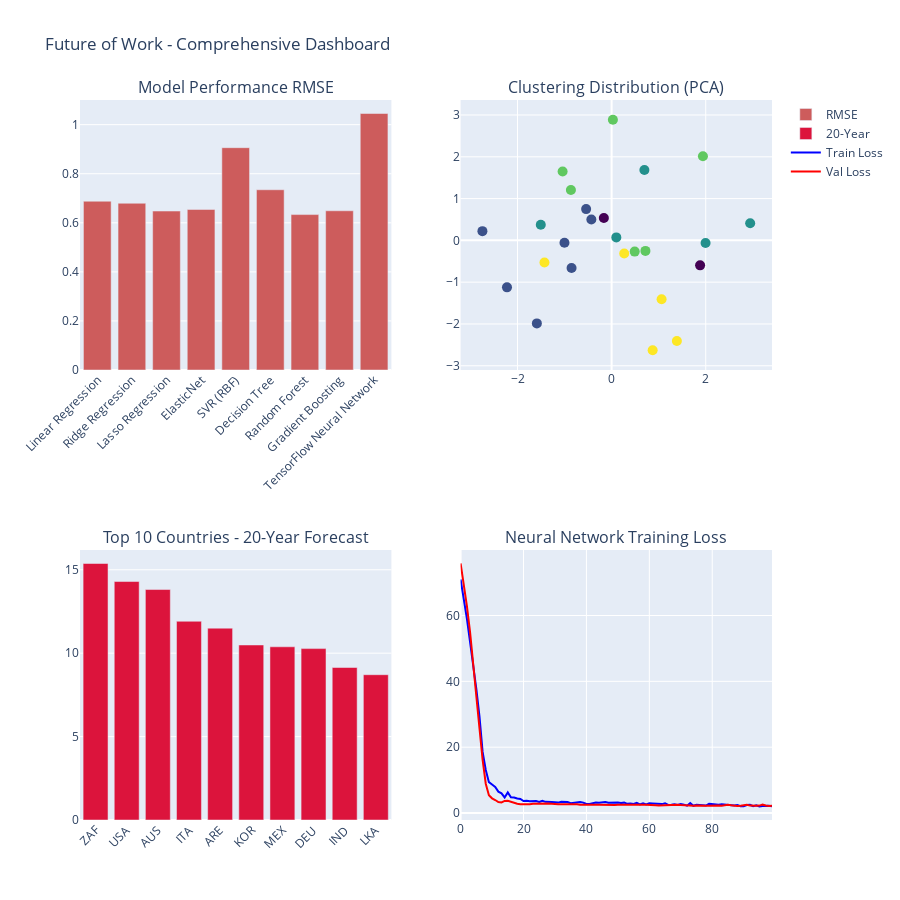

This figure's notebook cell:
### Markdown cell above
## 16. Interactive Dashboard Visualization

Create comprehensive dashboard views with Plotly.

### Code cell
# Comprehensive dashboard with subplots
fig = make_subplots(
    rows=2, cols=2,
    subplot_titles=('Model Performance RMSE', 'Clustering Distribution (PCA)', 
                    'Top 10 Countries - 20-Year Forecast', 'Neural Network Training Loss'),
    specs=[[{'type': 'bar'}, {'type': 'scatter'}],
           [{'type': 'bar'}, {'type': 'scatter'}]]
)

# 1. Model Performance RMSE
fig.add_trace(
    go.Bar(x=comparison_df['Model'], y=comparison_df['Test RMSE'], name='RMSE', marker_color='indianred'),
    row=1, col=1
)

# 2. Clustering PCA
if 'pca1' in df_cluster.columns:
    fig.add_trace(
        go.Scatter(x=df_cluster['pca1'], y=df_cluster['pca2'], mode='markers',
                   marker=dict(size=10, color=df_cluster['kmeans_cluster'], colorscale='Viridis'),
                   name='Clusters', showlegend=False),
        row=1, col=2
    )

# 3. 20-year forecast comparison
if len(latest_data) > 0:
    top_countries = latest_data.nlargest(10, 'predicted_20yr')
    fig.add_trace(
        go.Bar(x=top_countries['country'], y=top_countries['predicted_20yr'], 
               name='20-Year', marker_color='crimson'),
        row=2, col=1
    )

# 4. Training loss
fig.add_trace(
    go.Scatter(x=list(range(len(history.history['loss']))), y=history.history['loss'],
               mode='lines', name='Train Loss', line=dict(color='blue', width=2)),
    row=2, col=2
)
fig.add_trace(
    go.Scatter(x=list(range(len(history.history['val_loss']))), y=history.history['val_loss'],
               mode='lines', name='Val Loss', line=dict(color='red', width=2)),
    row=2, col=2
)

# Update layout
fig.update_xaxes(tickangle=-45, row=1, col=1)
fig.update_xaxes(tickangle=-45, row=2, col=1)
fig.update_layout(height=900, title_text="Future of Work - Comprehensive Dashboard", showlegend=True)

fig.show()

print("✓ Interactive dashboard generated")

### Figure 1 — Plotly figure (JSON) as saved in the notebook; plotly's stock layout.template omitted (floating-point values rounded to 4 significant figures)
{"data": [{"marker": {"color": "indianred"}, "name": "RMSE", "type": "bar", "x": ["Linear Regression", "Ridge Regression", "Lasso Regression", "ElasticNet", "SVR (RBF)", "Decision Tree", "Random Forest", "Gradient Boosting", "TensorFlow Neural Network"], "xaxis": "x", "y": [0.6879, 0.6797, 0.6478, 0.6544, 0.9061, 0.7347, 0.6335, 0.6489, 1.045], "yaxis": "y"}, {"marker": {"color": [3, 2, 1, 2, 2, 4, 1, 3, 2, 2, 4, 3, 1, 0, 4, 1, 3, 0, 3, 4, 4, 1, 3, 1, 1], "colorscale": [[0, "#440154"], [0.1111, "#482878"], [0.2222, "#3e4989"], [0.3333, "#31688e"], [0.4444, "#26828e"], [0.5556, "#1f9e89"], [0.6667, "#35b779"], [0.7778, "#6ece58"], [0.8889, "#b5de2b"], [1, "#fde725"]], "size": 10}, "mode": "markers", "name": "Clusters", "showlegend": false, "type": "scatter", "x": [-0.8649, 0.6968, -1.589, 1.996, 0.1002, 1.387, -2.745, -1.041, 2.945, -1.505, -1.427, 1.941, -0.4303, -0.1649, 0.8721, -1.002, 0.02747, 1.881, 0.7187, 1.062, 0.2682, -0.8512, 0.4907, -0.5418, -2.223], "xaxis": "x2", "y": [1.206, 1.684, -1.987, -0.06393, 0.07077, -2.407, 0.221, 1.649, 0.4108, 0.374, -0.5309, 2.014, 0.4991, 0.5358, -2.629, -0.05541, 2.886, -0.5976, -0.252, -1.407, -0.3143, -0.6616, -0.2689, 0.7483, -1.125], "yaxis": "y2"}, {"marker": {"color": "crimson"}, "name": "20-Year", "type": "bar", "x": ["ZAF", "USA", "AUS", "ITA", "ARE", "KOR", "MEX", "DEU", "IND", "LKA"], "xaxis": "x3", "y": [15.38, 14.3, 13.82, 11.91, 11.5, 10.49, 10.38, 10.27, 9.141, 8.709], "yaxis": "y3"}, {"line": {"color": "blue", "width": 2}, "mode": "lines", "name": "Train Loss", "type": "scatter", "x": [0, 1, 2, 3, 4, 5, 6, 7, 8, 9, 10, 11, 12, 13, 14, 15, 16, 17, 18, 19, 20, 21, 22, 23, 24, 25, 26, 27, 28, 29, 30, 31, 32, 33, 34, 35, 36, 37, 38, 39, 40, 41, 42, 43, 44, 45, 46, 47, 48, 49, 50, 51, 52, 53, 54, 55, 56, 57, 58, 59, 60, 61, 62, 63, 64, 65, 66, 67, 68, 69, 70, 71, 72, 73, 74, 75, 76, 77, 78, 79, 80, 81, 82, 83, 84, 85, 86, 87, 88, 89, 90, 91, 92, 93, 94, 95, 96, 97, 98, 99], "xaxis": "x4", "y": [70.96, 65.2, 59.07, 51.97, 45.34, 37.74, 29.4, 18.57, 13.1, 9.391, 8.65, 7.932, 6.493, 5.986, 4.74, 6.274, 4.783, 4.739, 4.409, 4.27, 3.637, 3.766, 3.572, 3.627, 3.635, 3.381, 3.752, 3.405, 3.47, 3.373, 3.305, 3.173, 3.408, 3.304, 3.33, 2.974, 3.091, 3.35, 3.324, 3.167, 2.755, 2.766, 2.982, 3.201, 3.125, 3.201, 3.339, 3.106, 3.167, 3.17, 3.185, 3.065, 3.163, 2.804, 2.913, 2.788, 3.08, 2.649, 2.954, 2.644, 2.948, 2.93, 2.821, 2.813, 2.719, 2.982, 2.478, 2.5, 2.681, 2.454, 2.758, 2.552, 2.223, 3.006, 2.204, 2.516, 2.483, 2.33, 2.279, 2.832, 2.703, 2.699, 2.556, 2.639, 2.511, 2.602, 2.37, 2.33, 2.452, 2.073, 2.098, 2.443, 2.524, 2.079, 2.326, 1.99, 2.119, 2.228, 2.247, 2.084], "yaxis": "y4"}, {"line": {"color": "red", "width": 2}, "mode": "lines", "name": "Val Loss", "type": "scatter", "x": [0, 1, 2, 3, 4, 5, 6, 7, 8, 9, 10, 11, 12, 13, 14, 15, 16, 17, 18, 19, 20, 21, 22, 23, 24, 25, 26, 27, 28, 29, 30, 31, 32, 33, 34, 35, 36, 37, 38, 39, 40, 41, 42, 43, 44, 45, 46, 47, 48, 49, 50, 51, 52, 53, 54, 55, 56, 57, 58, 59, 60, 61, 62, 63, 64, 65, 66, 67, 68, 69, 70, 71, 72, 73, 74, 75, 76, 77, 78, 79, 80, 81, 82, 83, 84, 85, 86, 87, 88, 89, 90, 91, 92, 93, 94, 95, 96, 97, 98, 99], "xaxis": "x4", "y": [75.79, 69.77, 62.93, 55.05, 46.02, 36.12, 25.82, 16.15, 8.907, 5.413, 4.475, 3.96, 3.355, 3.232, 3.681, 3.759, 3.457, 3.04, 2.806, 2.71, 2.674, 2.643, 2.707, 2.846, 2.879, 2.825, 2.835, 2.817, 2.869, 2.807, 2.641, 2.642, 2.665, 2.703, 2.749, 2.746, 2.734, 2.648, 2.556, 2.504, 2.446, 2.426, 2.476, 2.508, 2.509, 2.462, 2.466, 2.43, 2.413, 2.473, 2.522, 2.507, 2.552, 2.535, 2.45, 2.403, 2.35, 2.379, 2.514, 2.535, 2.528, 2.481, 2.355, 2.268, 2.314, 2.4, 2.513, 2.41, 2.471, 2.529, 2.426, 2.343, 2.288, 2.256, 2.239, 2.263, 2.315, 2.254, 2.191, 2.194, 2.27, 2.289, 2.282, 2.225, 2.495, 2.544, 2.379, 2.17, 2.107, 2.233, 2.42, 2.544, 2.263, 2.143, 2.181, 2.267, 2.55, 2.298, 2.138, 2.253], "yaxis": "y4"}], "layout": {"annotations": [{"font": {"size": 16}, "showarrow": false, "text": "Model Performance RMSE", "x": 0.225, "xanchor": "center", "xref": "paper", "y": 1, "yanchor": "bottom", "yref": "paper"}, {"font": {"size": 16}, "showarrow": false, "text": "Clustering Distribution (PCA)", "x": 0.775, "xanchor": "center", "xref": "paper", "y": 1, "yanchor": "bottom", "yref": "paper"}, {"font": {"size": 16}, "showarrow": false, "text": "Top 10 Countries - 20-Year Forecast", "x": 0.225, "xanchor": "center", "xref": "paper", "y": 0.375, "yanchor": "bottom", "yref": "paper"}, {"font": {"size": 16}, "showarrow": false, "text": "Neural Network Training Loss", "x": 0.775, "xanchor": "center", "xref": "paper", "y": 0.375, "yanchor": "bottom", "yref": "paper"}], "height": 900, "showlegend": true, "title": {"text": "Future of Work - Comprehensive Dashboard"}, "xaxis": {"anchor": "y", "domain": [0, 0.45], "tickangle": -45}, "xaxis2": {"anchor": "y2", "domain": [0.55, 1]}, "xaxis3": {"anchor": "y3", "domain": [0, 0.45], "tickangle": -45}, "xaxis4": {"anchor": "y4", "domain": [0.55, 1]}, "yaxis": {"anchor": "x", "domain": [0.625, 1]}, "yaxis2": {"anchor": "x2", "domain": [0.625, 1]}, "yaxis3": {"anchor": "x3", "domain": [0, 0.375]}, "yaxis4": {"anchor": "x4", "domain": [0, 0.375]}}}
